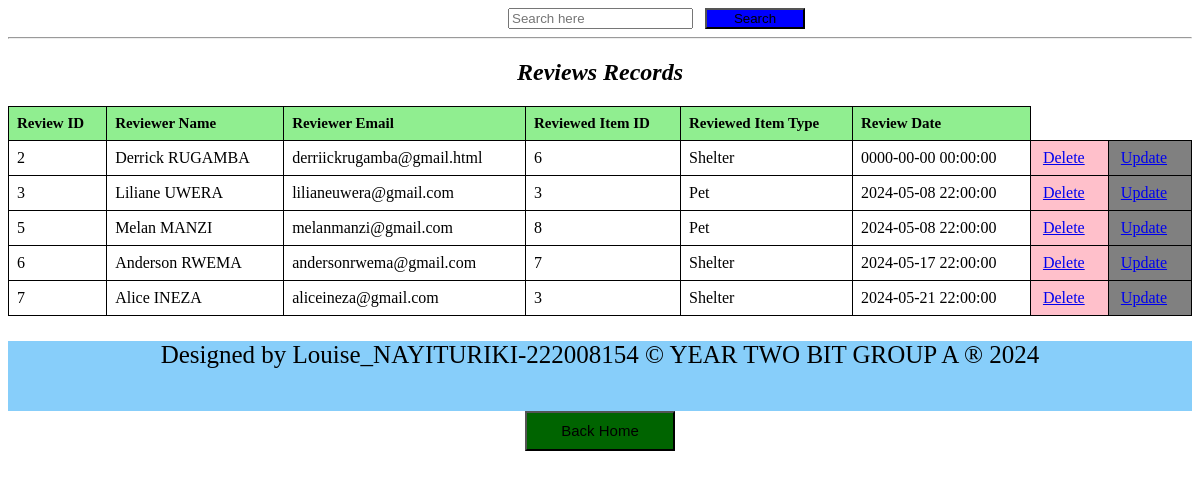
The app's page /reviewstable.php with its own data.
### tables this page shows
CREATE TABLE `reviews` (
  `review_id` int(11) NOT NULL,
  `reviewer_name` varchar(255) NOT NULL,
  `reviewer_email` varchar(255) NOT NULL,
  `reviewed_item_id` int(11) NOT NULL,
  `reviewed_item_type` enum('Pet','Shelter') NOT NULL,
  `review_date` timestamp NOT NULL DEFAULT current_timestamp()
);

### reviewstable.php (the view, shortened to what this page needs)
<!DOCTYPE html>
<html>
<head>
</head>
<body>
<div style="margin-left: 500px;"><form action="reviewsearch.php" method="GET">
      <input type="search" name="query" placeholder="Search here">&nbsp;&nbsp;&nbsp;<button type="submit" style="background-color: blue;width: 100px;">Search</button>
    </form></div>
<hr>
    <center>
    <h2><i>Reviews Records</i></h2>
    </center>
    <table>
        <tr>
            <th>Review ID</th>
            <th>Reviewer Name</th>
            <th>Reviewer Email</th>
            <th>Reviewed Item ID</th>
            <th>Reviewed Item Type</th>
            <th>Review Date</th>
        </tr>
        <?php
            require_once 'dbconnection.php';
            $sql = "SELECT * FROM reviews";
            $result = $connection->query($sql);
            if ($result->num_rows > 0) {
                while ($row = $result->fetch_assoc()) {
                    $rid = $row['review_id'];
                    echo "<tr>
                        <td>" . $row['review_id'] . "</td>
                        <td>" . $row['reviewer_name'] . "</td>
                        <td>" . $row['reviewer_email'] . "</td>
                        <td>" . $row['reviewed_item_id'] . "</td>
                        <td>" . $row['reviewed_item_type'] . "</td>
                        <td>" . $row['review_date'] . "</td>
                        <td style='background-color:pink'><a style='padding:4px' href='deletereview.php?id=$rid'>Delete</a></td>
                        <td style='background-color:grey'><a style='padding:4px' href='updatereview.php?id=$rid'>Update</a></td>
                    </tr>";
                }
            } else {
                echo "<tr><td colspan='6'>No records found</td></tr>";
            }
        ?>
    </table>
<footer style="background-color:lightskyblue;text-align: center;width:100%;height:70px; color: black;font-size: 25px;">
    <p> Designed by Louise_NAYITURIKI-222008154 &copy YEAR TWO BIT GROUP A &reg 2024</p>
</footer>
<center>
    <button style="background-color: darkgreen; width: 150px;height: 40px;" >
        <a href="home.html" style=" font-size: 15px;color: black;text-decoration: none" >Back Home</a>
    </button>
</center>
</body>
</html>

### reviewstable.php (style rules this page uses)
table { width: 100%; border-collapse: collapse; }
th, td { border: 1px solid black; padding: 8px; text-align: left; }
th { background-color: lightgreen; color: black; font-size: 15px; }

### records on screen
reviews: review_id "2", reviewer_name "Derrick RUGAMBA", reviewer_email "derriickrugamba@gmail.html", reviewed_item "6", reviewed_item_type "Shelter", review_date "0000-00-00 00:00:00"
reviews: review_id "3", reviewer_name "Liliane UWERA", reviewer_email "lilianeuwera@gmail.com", reviewed_item "3", reviewed_item_type "Pet", review_date "2024-05-08 22:00:00"
reviews: review_id "5", reviewer_name "Melan MANZI", reviewer_email "melanmanzi@gmail.com", reviewed_item "8", reviewed_item_type "Pet", review_date "2024-05-08 22:00:00"
reviews: review_id "6", reviewer_name "Anderson RWEMA", reviewer_email "andersonrwema@gmail.com", reviewed_item "7", reviewed_item_type "Shelter", review_date "2024-05-17 22:00:00"
reviews: review_id "7", reviewer_name "Alice INEZA", reviewer_email "aliceineza@gmail.com", reviewed_item "3", reviewed_item_type "Shelter", review_date "2024-05-21 22:00:00"
